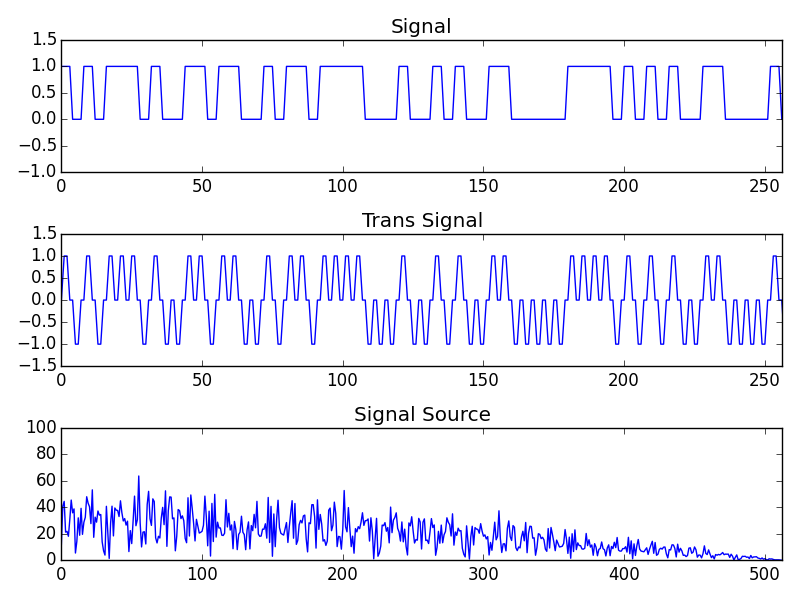

Write Python code to recreate this figure.
# coding:utf-8

import numpy as np
import matplotlib.pyplot as plt
import random

""" 複流RZ方式 """

# 元となる信号の生成 ビット数bit
def createSignal(bit):
    sig = []
    random.seed(10)

    for x in range(bit):
        s = random.randint(0, 1)
        sig.append(s)

    return sig


# 伝送信号の生成 周期T 電位E
# 複流RZ方式
def createTransSignal(sig, T, E):

    trans = []

    for i in range(len(sig)):
        t = sig[i]

        trans.append(0)
        if t == 0:
            for j in range(T/2):
                trans.append(-E)
        else:
            for j in range(T/2):
                trans.append(E)
        trans.append(0)

    return trans

# 信号の幅T倍にする
def changeWidth(sig, T):

    trans = []

    for i in range(len(sig)):
        t = sig[i]

        for j in range(T):
                trans.append(t)

    return trans

# 周波数特性を求める
def fftSignal(sig):

    F = np.fft.fft(sig)
    F = np.abs(F)

    return F

if __name__ == "__main__":

    bit = 256
    T = 4
    E = 1

    signal = createSignal(bit)
    transSignal = createTransSignal(signal, T, E)
    signalSource = fftSignal(transSignal)


    # 元の信号を描画用に幅を変更する
    pltSignal = changeWidth(signal, T)

    plt.subplot(3,1,1)
    plt.plot(pltSignal)
    plt.title("Signal")
    plt.xlim(0, bit)
    plt.ylim(-1, 1.5)

    plt.subplot(3,1,2)
    plt.plot(transSignal)
    plt.title("Trans Signal")
    plt.xlim(0, bit)
    plt.ylim(-E-0.5, E+0.5)

    plt.subplot(3,1,3)
    plt.plot(signalSource)
    plt.title("Signal Source")
    plt.xlim(0, len(signalSource)/2)
    plt.ylim(0.01, 100)

    plt.tight_layout()



    plt.show()
